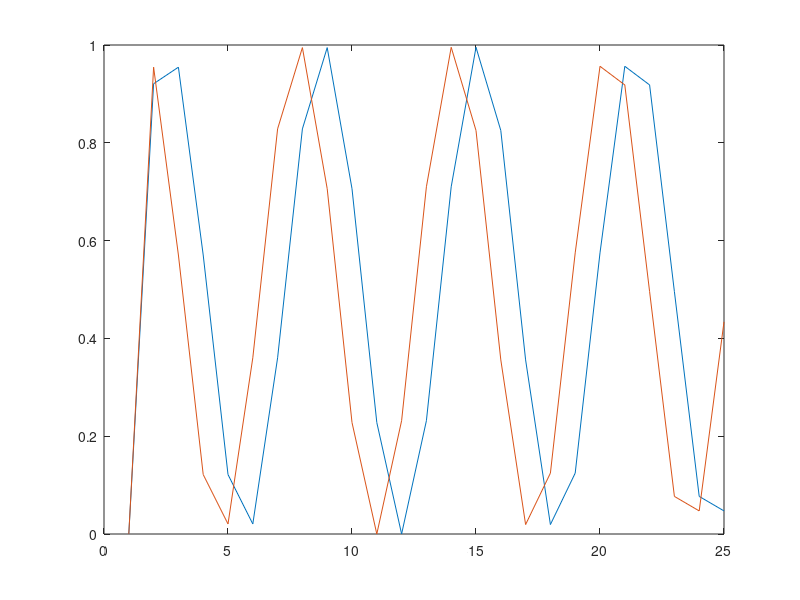

Source code (MATLAB):
% theta model



% initial learning
AEC = [1 0]; %postsynaptic input
ACA3 = [1 1 0]; %presynaptic input

W = AEC' * ACA3;

AEC = [0 1];
ACA3 = [0 1 1];


% init params
%t = 1; 

dt = 0.005; % 5 ms
thF = 8; % 8 Hz
stepsPerCycle = ceil(((1/thF)/dt));


% Encoding   (pi/2):  PLTP = 1;  PEC = 1; PCA3 = 0;
% Retrieval (3*pi/2): PLTP = -1; PEC = 0; PCA3 = 1;
PLTP = 1; % oscilates between 1 @ pi/2 & -1 @ 3*pi/2
PEC  = 1; % oscilates between 1 @ pi/2 &  0 @ 3*pi/2
PCA3 = 0; % oscilates between 1 @ pi/2 &  0 @ 3*pi/2

step = .01;

t = 1;

% define theta functions
thEC(1) = .5 * sin(t + PEC) + .5;
thCA3(1) = .5 * sin(t + PCA3) + .5;
thLTP(1) = sin(t + PLTP);

ai(:,:,1) = [0, 0];
% run sim
for t = 2:stepsPerCycle
  
thEC(t,:) = .5 * sin(t + PEC) + .5;
thCA3(t,:) = .5 * sin(t + PCA3) + .5;
thLTP(t,:) = sin(t + PLTP);  

% activation rule
ai(:,:,t) = thEC(t-1) * AEC' + thCA3(t-1) * W * ACA3';

% learning
%W_n = W + ;

end

aiR = reshape(ai, size(ai,2), size(ai,3));
figure; plot(aiR'); %plot(ai(2,:));


%% test phasic 

if 0
  % Encoding (Extrinsic)
  PLTP = 1; PEC = 1; PCA3 = 0;
  for t = 2:stepsPerCycle
    thLTP(t,:) = sin(t + PLTP);
    thEC(t,:) = .5 * sin(t + PEC) + .5;
    thCA3(t,:) = .5 * sin(t + PCA3) + .5;
  end
  
  % Retrieval (Intrinsic)
  PLTP = -1; PEC = 0; PCA3 = 1;
  for t = 2:stepsPerCycle
    thLTPR(t,:) = sin(t + PLTP);
    thECR(t,:) = .5 * sin(t + PEC) + .5;
    thCA3R(t,:) = .5 * sin(t + PCA3) + .5;
  end
  
  figure; suptitle(' ');
  subplot(3,1,1); hold on; plot(thLTP);  plot(thLTPR); title('LTP');
  subplot(3,1,2); hold on; plot(thEC);   plot(thECR);  title('EC');
  subplot(3,1,3); hold on; plot(thCA3);  plot(thCA3R); title('CA3');
  legend;
end
